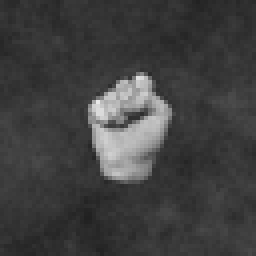
#> input picture Datos/fingers/test/0/00ebf839-9cfc-4b90-91ff-e57ec2e76ee3_0R.png, 64 x 64 px (shown 4 times larger)
$ jupyter execute --allow-errors 10_Fingers.ipynb   (shell and % lines are left out)
#> lines starting #> are read from the running program, lines starting #| are printed output that depends on the picture; after the words box and inside, x2 and y2 are one past the last pixel; in counts of white or black regions, pixels touching at a corner belong together
## Ejercicio 10

El conjunto de datos **“Fingers”** consiste en una serie de imágenes de 64x64 píxeles con fondo negro donde en su centro se encuentra un mano que muestra una cantidad de dedos que va desde 0 a 5. La versión original de este conjunto de imágenes se encuentra en: https://www.kaggle.com/koryakinp/fingers

<div style="text-align: center;">

</div>

Muchas veces se utilizan técnicas de procesamiento de imágenes para obtener características representativas (features extraction) de los objetos dentro de una imagen con el objetivo de simplificar el problema, reducir la dimensionalidad y/o reducir el costo de procesamiento. Bibliotecas como **OpenCV** o **SciKit-Learn** proveen funciones que permiten procesar imágenes y obtener valores estadísticos que caracterizan los objetos.

### a)

Utilice la función **regionprops** de **SciKitLearn** con algunas imágenes de ejemplo del dataset para  experimentar con las distintas características que extrae de la imagen de la mano.

[cell 1]
from skimage.measure import regionprops, find_contours

from skimage.filters import threshold_otsu
from skimage.morphology import closing, footprint_rectangle
from skimage.segmentation import clear_border
from skimage import io
import matplotlib.pyplot as plt
import matplotlib.patches as mpatches
import plotly.graph_objects as go
import pandas as pd
import numpy as np

DATOS_DIR = "../../Datos/"

arch_img = DATOS_DIR + 'fingers/samples/0L.png'
#> (the rest of this cell did not finish here and is left out)

### b)

Implemente un script que convierta las imágenes en las carpetas **“test”** y **“train”** del dataset **“Fingers”** en dos archivos (uno por carpeta) separados por comas (csv). De todas las características que provee **regionprops**, tienen potencial aquellas que son independientes o se pueden independizar de las unidades (píxeles). Algunas de estas características pueden ser:

- **filled_area:** cantidad de píxeles que contiene región (podría interpretarse como píxeles cuadrados).
- **major_axis_length:** longitud (en píxeles) del eje mayor de la elipse que mejor se ajusta a la región.
- **minor_axis_length:** longitud (en píxeles) del eje menor de la elipse que mejor se ajusta a la región.
- **perimeter:** cantidad de píxeles que forman el contorne de la región.
- **eccentricity:** excentricidad de la elipse de mejor ajuste, cerca de 0 es un círculo, mientras que cerca de 1 es una elipse más “larga”.
- **solidity:** razón entre la cantidad de píxeles de la región original y de la región convexa. Para generar una región convexa se completan los pixeles de forma de eliminar regiones cóncavas de una figura. La región convexa de una estrella de 5 puntas se convertirá en un pentágono al completarla.
- **extent:** razón entre pixeles de la región original y el rectángulo que la contiene (bounding box).

[cell 2]
import matplotlib.pyplot as plt
import matplotlib.patches as mpatches
from skimage.measure import find_contours, regionprops
from skimage.filters import threshold_otsu
from skimage.morphology import closing, footprint_rectangle
from skimage.segmentation import clear_border
from skimage import io
import pandas as pd
import numpy as np
import glob
import math

# funcion para extraer características geométricas de un objeto dentro de una imagen
def extraer_caracteristicas(imagen):
    # busca umbral global con método estadístico de Otsu
    umbral = threshold_otsu(imagen)

    # binariza la imagen
    imagen_bn = (imagen > umbral)*1

    # cierra pequeños huecos/cortes que pudiera tener la imagen de la mano
    imagen_bn = closing(imagen_bn, footprint_rectangle((3, 3)))

    # remueve artefactos que pudiera tener la imagen en los bordes
    imagen_lista = clear_border(imagen_bn)

    # extrae regiones de pixeles conectados, para los ejemplos debería haber
    # solo una única region. Para cada region obtiene distintas propiedades
    # que caracterizan a dicha region, ej: area, perimetro, centro, eje mayor y
    # menor, orientacion, coordenadas y área del recuadro que la contiene
    regiones = regionprops(imagen_lista)

    return (regiones[0], imagen_lista)


def mostrar_imagen(axs, imagen, cmap='gray'):
    # remueve ejes de los graficos
    axs.get_xaxis().set_ticks([])
    axs.get_yaxis().set_ticks([])

    axs.imshow(imagen, cmap=cmap)


# funcion para procesar todas las imagenes de manos mostrando dedos de una carpeta
# y generar un archivo csv con las características geometricas de lad mismas
def convertir_dataset(dir_orig, dir_arch_dest):

    # definición de columnas a guardar en el archivo csv
    columnas=['AreaNorm', 'PerimNorm', 'RazonEjes', 'Excentricidad', 'Solidez',
                               'Extension', 'CantDedos']

    # recupera nombres de archivos
    print(dir_orig)
    archivos = glob.glob(dir_orig+'*/*.png')

    data = np.empty((0, len(columnas)))

    # recorre la lista de archivos para procesar cada imagen. Guarda las características
    # en un arreglo temporal
    for nro, archivo in enumerate(archivos):

        print('\rTransformando %d imágenes: %6.2f%%' % (len(archivos), 100*(nro+1)/len(archivos)), end='')
        imagen = io.imread(archivo)

        # el nombre de archivo tiene la cantidad de dedos que se estan mostrando
        print(archivo[-6])
        cant_dedos = int(archivo[-6])

        # extrae caracteristicas
        props, imagen_bn = extraer_caracteristicas(imagen)

        area = props.filled_area                # area en pixeles (incluyendo huecos)
        ej_mayor = props.major_axis_length      # largo en pixeles del eje mayor en elipse de m. a.
        ej_menor = props.minor_axis_length      # largo en pixeles del eje menor en elipse de m. a.
        perim = props.perimeter                 # perimetro en pixeles
        # EXCENTRICIDAD: relacion con elipse que contiene la region.
        # cercano a 0 es un circulo, cercano a 1 es mas estirada la elipse
        excentr = props.eccentricity
        # SOLIDEZ: razon entre la cantidad de pixeles de la region original y de la
        # region convexa. Para generar una region convexa se completan los pixeles
        # de forma de eliminar regiones convexas de una figura. La región convexa
        # de una estrella de 5 puntas se convertira en un pentágono al completarla
        solidez = props.solidity
        # EXTENSION: razon entre pixeles de la region original y el rectangulo que
        # la contiene (bounding box)
        extension = props.extent

        # normaliza algunos valores para para que las unidades sean independientes de los pixeles
        area = area /  ((ej_mayor*ej_menor))
        perim = perim / ((ej_mayor+ej_menor)/2)
        #perim = perim / math.sqrt(ej_mayor*ej_menor)
        razon_ej = ej_menor/ej_mayor
        data = np.append(data, np.array([[area, perim, razon_ej, excentr,
                                          solidez, extension, cant_dedos]]), axis=0)

    df = pd.DataFrame(columns=columnas, data = data)
    df.to_csv(dir_arch_dest)

DATOS_DIR = "../../Datos/"
#> DATOS_DIR = '../../Datos/'
DEDOS_DIR = DATOS_DIR + 'fingers/'
#> DEDOS_DIR = '../../Datos/fingers/'
convertir_dataset(DEDOS_DIR+'train/', DEDOS_DIR+'fingers_train.csv')
convertir_dataset(DEDOS_DIR+'test/' , DEDOS_DIR+'fingers_test.csv')
#> call 2 of convertir_dataset, with dir_orig = '../../Datos/fingers/test/', dir_arch_dest = '../../Datos/fingers/fingers_test.csv'
#> in convertir_dataset, imagen is the input picture: shape (64, 64); min 33, max 233, mean 64.1
#> in extraer_caracteristicas, `umbral = threshold_otsu(imagen)`: umbral = 109
#> in extraer_caracteristicas, `imagen_bn = (imagen > umbral)*1`:
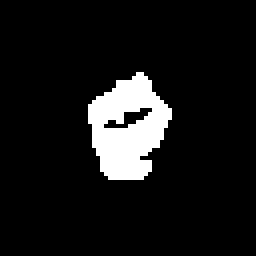
#> imagen_bn: shape (64, 64) int64 (shown 4 times larger); values 0 (black) and 1 (white), 8.8% white; 1 white region, box (x1, y1, x2, y2) and area: (22, 18, 43, 45) 362
#> in extraer_caracteristicas, `imagen_bn = closing(imagen_bn, footprint_rectangle((3, 3)))`:
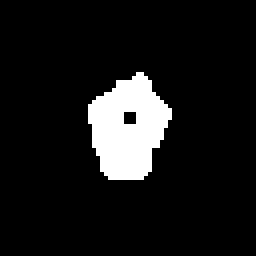
#> imagen_bn: shape (64, 64) int64 (shown 4 times larger); values 0 (black) and 1 (white), 9.3% white; 1 white region
#> in extraer_caracteristicas, `regiones = regionprops(imagen_lista)`: regiones = 1 regions; box (x1, y1, x2, y2) and area: (22, 18, 43, 45) 382
#> in convertir_dataset (call 2), `area = props.filled_area`: area = 391
#> in convertir_dataset (call 2), `ej_mayor = props.major_axis_length`: ej_mayor = 26.82
#> in convertir_dataset (call 2), `ej_menor = props.minor_axis_length`: ej_menor = 19.4
#> in convertir_dataset (call 2), `perim = props.perimeter`: perim = 91.01
#> in convertir_dataset (call 2), `excentr = props.eccentricity`: excentr = 0.691
#> in convertir_dataset (call 2), `solidez = props.solidity`: solidez = 0.914
#> in convertir_dataset (call 2), `extension = props.extent`: extension = 0.674
#> in convertir_dataset (call 2), `area = area /  ((ej_mayor*ej_menor))`: area = 0.751
#> in convertir_dataset (call 2), `perim = perim / ((ej_mayor+ej_menor)/2)`: perim = 3.94
#> in convertir_dataset (call 2), `razon_ej = ej_menor/ej_mayor`: razon_ej = 0.723
#> pass 2 of the loop in convertir_dataset, `for nro, archivo in enumerate(archivos):`:
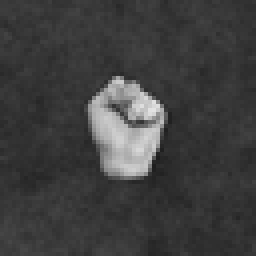
#> input picture Datos/fingers/test/0/0900dbf7-915c-4aca-91b5-d1437f733e65_0L.png, 64 x 64 px (shown 4 times larger)
#> in convertir_dataset, imagen is the input picture: shape (64, 64); min 28, max 227, mean 63.2
#> umbral = 114
#> in extraer_caracteristicas (call 2), `imagen_bn = (imagen > umbral)*1`:
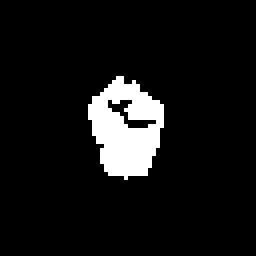
#> imagen_bn: shape (64, 64) int64 (shown 4 times larger); values 0 (black) and 1 (white), 7.8% white; 1 white region, box (x1, y1, x2, y2) and area: (22, 19, 41, 45) 319
#> in extraer_caracteristicas (call 2), `imagen_bn = closing(imagen_bn, footprint_rectangle((3, 3)))`:
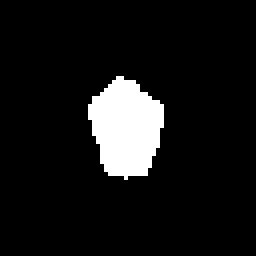
#> imagen_bn: shape (64, 64) int64 (shown 4 times larger); values 0 (black) and 1 (white), 8.5% white; 1 white region
#> regiones = 1 regions; box (x1, y1, x2, y2) and area: (22, 19, 41, 45) 350
#> in convertir_dataset (call 2), `area = props.filled_area`: area = 350
#> ej_mayor = 25.07
#> ej_menor = 18.07
#> in convertir_dataset (call 2), `perim = props.perimeter`: perim = 72.53
#> excentr = 0.693
#> solidez = 0.933
#> extension = 0.709
#> in convertir_dataset (call 2), `area = area /  ((ej_mayor*ej_menor))`: area = 0.773
#> in convertir_dataset (call 2), `perim = perim / ((ej_mayor+ej_menor)/2)`: perim = 3.36
#> razon_ej = 0.721
#> in convertir_dataset (call 2), `df = pd.DataFrame(columns=columnas, data = data)`: df = table of 2 rows and 7 columns
